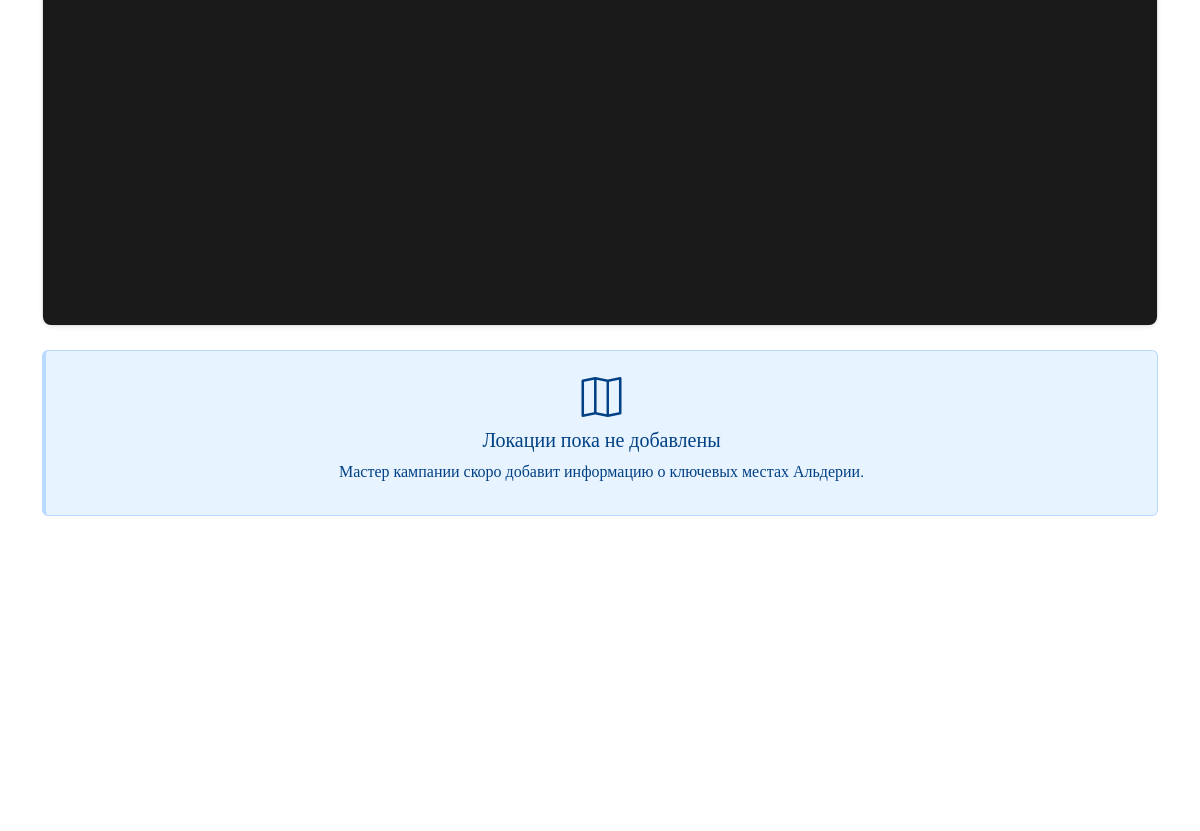
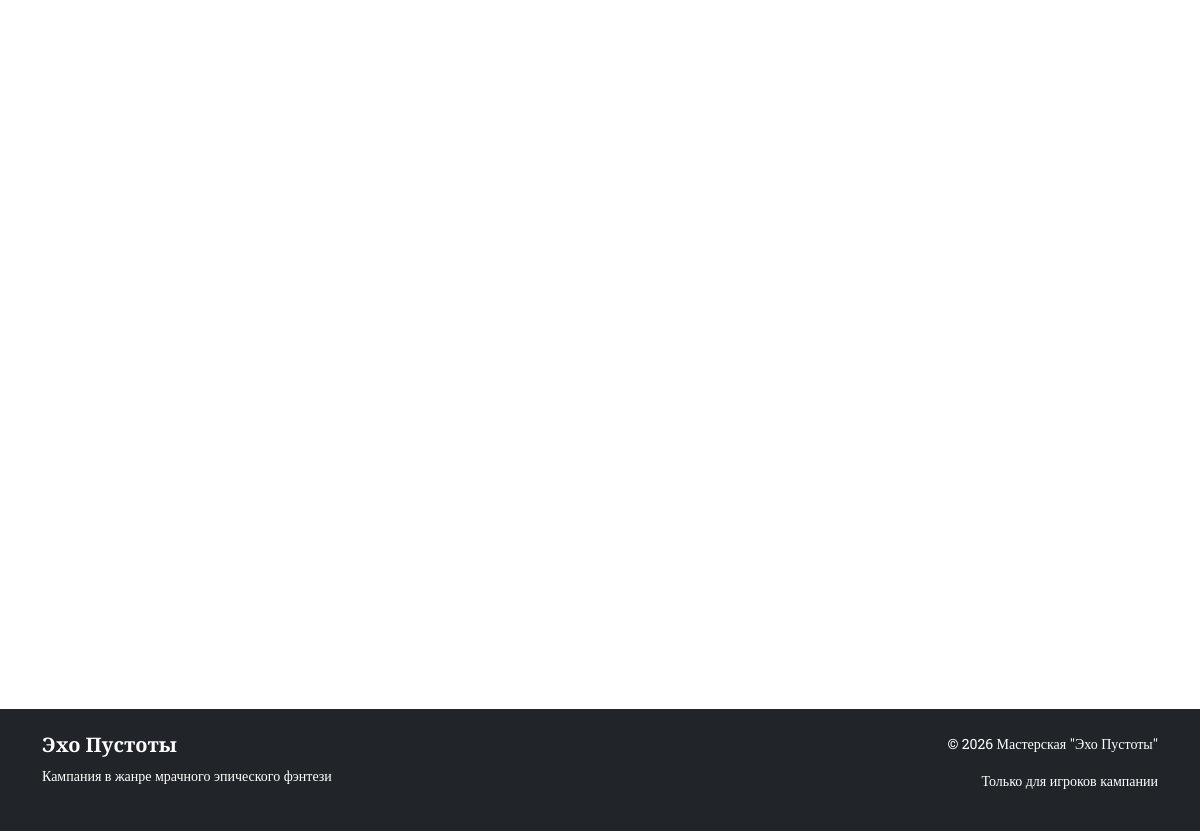
The page /locations (lower part) on the database as committed earlier (2 pictures, top to bottom).
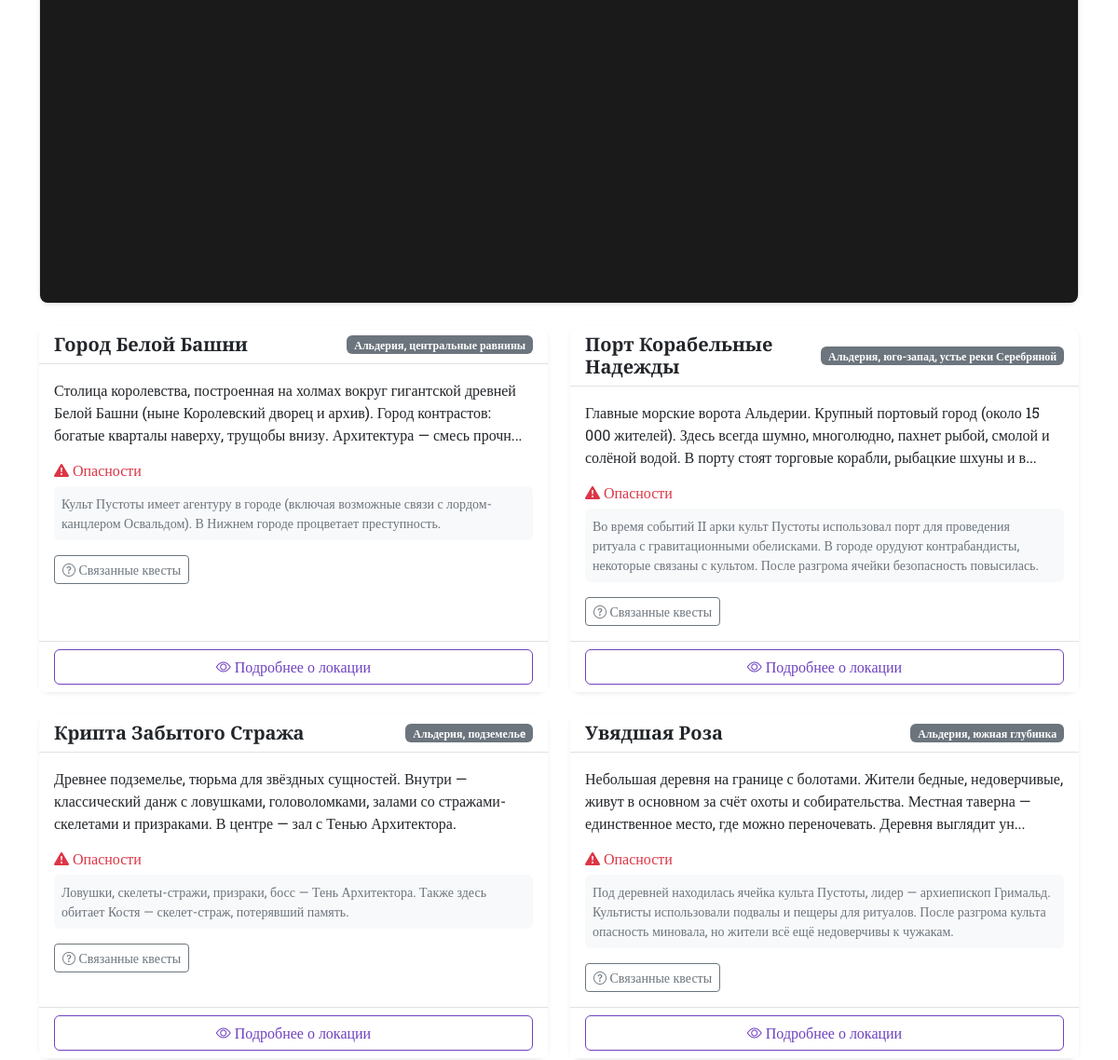
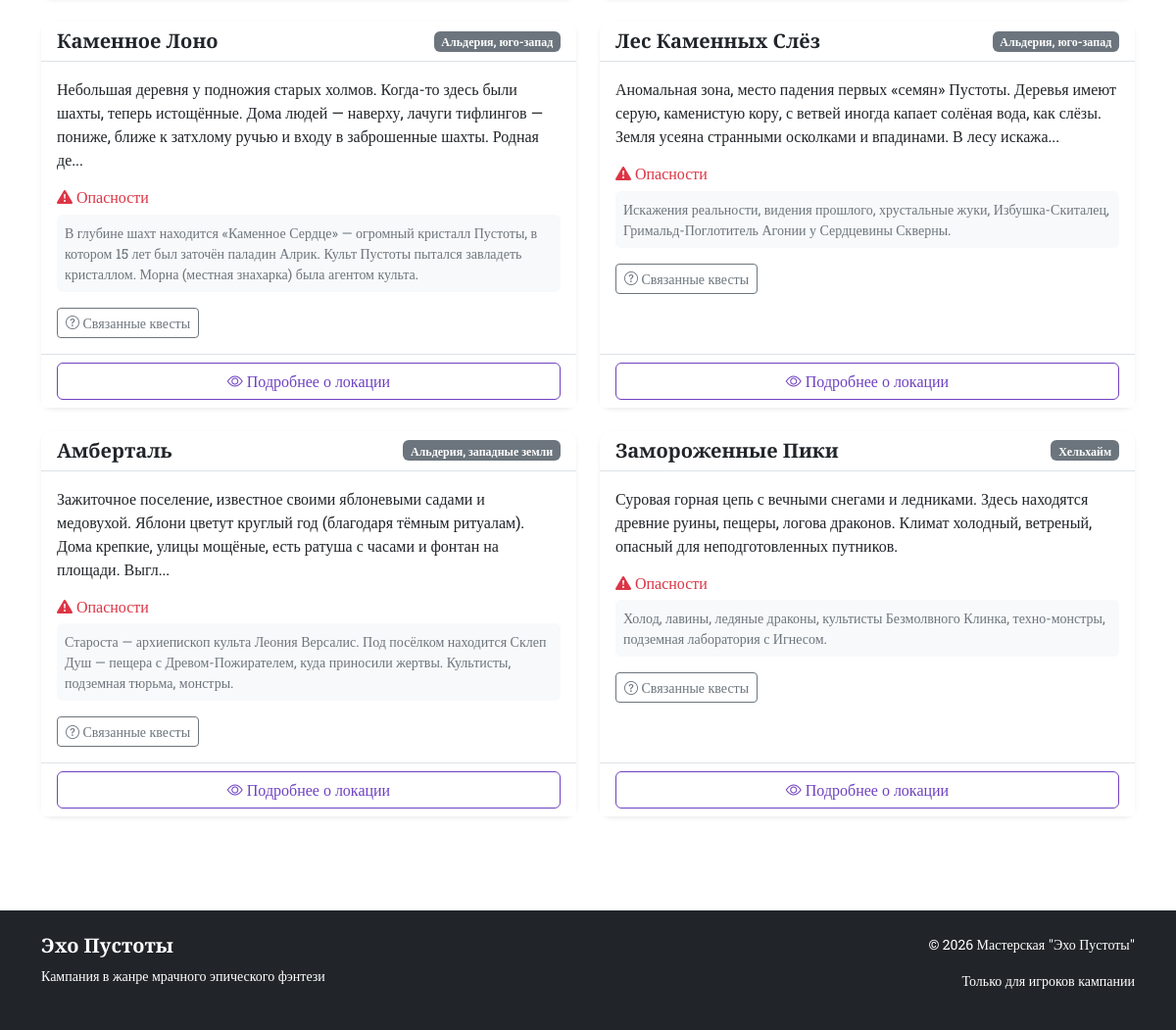
The same page on the database as committed later (2 pictures, top to bottom).
### app.py (models this page shows)
class Location(db.Model):
    __tablename__ = 'locations'
    id = db.Column(db.Integer, primary_key=True)
    name = db.Column(db.String(100), nullable=False)
    region = db.Column(db.String(100))
    description = db.Column(db.Text)
    dangers = db.Column(db.Text)
    quests = db.Column(db.Text)
    npc_ids = db.Column(db.String(200))
    map_x = db.Column(db.Integer, default=50)
    map_y = db.Column(db.Integer, default=50)

### app.py (the view)
@app.route('/locations')
def locations():
    locations = Location.query.all()
    return render_template('locations.html', locations=locations)

### templates/locations.html (shortened to what this page needs)
{% extends "base.html" %}
{% block content %}
<div class="card shadow-sm mb-4">
    <div class="card-body p-0">
        <div id="mapContainer" class="position-relative" style="height: 600px; background: #1a1a1a; border-radius: 8px; overflow: auto;">
            <div id="mapImageContainer" style="position: relative; width: 1750px; height: 1536px; margin: 0 auto;">
                <img src="{{ url_for('static', filename='images/map.jpg') }}"
                     style="width: 100%; height: 100%; object-fit: contain; display: block;"
                     alt="Карта Альдерии">
            </div>
        </div>
    </div>
</div>
<div class="row" id="locationsList">
    {% for loc in locations %}
    <div class="col-md-6 mb-4">
        <div class="card h-100 shadow-sm border-0">
            <div class="card-header bg-white border-bottom">
                <div class="d-flex justify-content-between align-items-center">
                    <h5 class="mb-0 cinzel text-dark">{{ loc.name }}</h5>
                    <span class="badge bg-secondary">{{ loc.region }}</span>
                </div>
            </div>
            <div class="card-body bg-white">
                <p class="text-dark">
                    {% if loc.description %}
                        {{ loc.description[:200] }}{% if loc.description|length > 200 %}...{% endif %}
                    {% else %}
                        Описание пока не добавлено
                    {% endif %}
                </p>
                <div class="mt-3">
                    <h6 class="text-danger mb-2"><i class="bi bi-exclamation-triangle-fill"></i> Опасности</h6>
                    <p class="small text-secondary bg-light p-2 rounded">
                        {% if loc.dangers %}
                            {{ loc.dangers }}
                        {% else %}
                            Информация уточняется
                        {% endif %}
                    </p>
                </div>
                {% if loc.quests %}
                <div class="mt-3">
                    <button class="btn btn-outline-secondary btn-sm" type="button"
                            data-bs-toggle="collapse"
                            data-bs-target="#questsCollapse{{ loc.id }}">
                        <i class="bi bi-question-circle"></i> Связанные квесты
                    </button>
                </div>
                {% endif %}
            </div>
            <div class="card-footer bg-white border-top">
                <button class="btn btn-outline-primary w-100 view-location-btn" data-location-id="{{ loc.id }}">
                    <i class="bi bi-eye"></i> Подробнее о локации
                </button>
            </div>
        </div>
    </div>
    {% endfor %}
</div>
{% if not locations %}
<div class="alert alert-info text-center">
    <i class="bi bi-map fs-1"></i>
    <h5>Локации пока не добавлены</h5>
    <p>Мастер кампании скоро добавит информацию о ключевых местах Альдерии.</p>
</div>
{% endif %}
{% endblock %}

Rows that differ between the two databases and show on the page:
added Location: name "Город Белой Башни", region "Альдерия, центральные равнины", description "Столица королевства, построенная на холмах вокруг гигантской древней Белой Башни (ныне Королевский дворец и архив). Город контрастов: богатые кварталы наверху, трущобы внизу. Архитектура — смесь прочн", dangers "Культ Пустоты имеет агентуру в городе (включая возможные связи с лордом-канцлером Освальдом). В Нижнем городе процветает преступность."
added Location: name "Порт Корабельные Надежды", region "Альдерия, юго-запад, устье реки Серебряной", description "Главные морские ворота Альдерии. Крупный портовый город (около 15 000 жителей). Здесь всегда шумно, многолюдно, пахнет рыбой, смолой и солёной водой. В порту стоят торговые корабли, рыбацкие шхуны и в", dangers "Во время событий II арки культ Пустоты использовал порт для проведения ритуала с гравитационными обелисками. В городе орудуют контрабандисты, некоторые связаны с культом. После разгрома ячейки безопасность повысилась."
added Location: name "Крипта Забытого Стража", region "Альдерия, подземельe", description "Древнее подземелье, тюрьма для звёздных сущностей. Внутри — классический данж с ловушками, головоломками, залами со стражами-скелетами и призраками. В центре — зал с Тенью Архитектора.", dangers "Ловушки, скелеты-стражи, призраки, босс — Тень Архитектора. Также здесь обитает Костя — скелет-страж, потерявший память."
added Location: name "Увядшая Роза", region "Альдерия, южная глубинка", description "Небольшая деревня на границе с болотами. Жители бедные, недоверчивые, живут в основном за счёт охоты и собирательства. Местная таверна — единственное место, где можно переночевать. Деревня выглядит ун", dangers "Под деревней находилась ячейка культа Пустоты, лидер — архиепископ Гримальд. Культисты использовали подвалы и пещеры для ритуалов. После разгрома культа опасность миновала, но жители всё ещё недоверчивы к чужакам."
added Location: name "Каменное Лоно", region "Альдерия, юго-запад", description "Небольшая деревня у подножия старых холмов. Когда-то здесь были шахты, теперь истощённые. Дома людей — наверху, лачуги тифлингов — пониже, ближе к затхлому ручью и входу в заброшенные шахты. Родная де", dangers "В глубине шахт находится «Каменное Сердце» — огромный кристалл Пустоты, в котором 15 лет был заточён паладин Алрик. Культ Пустоты пытался завладеть кристаллом. Морна (местная знахарка) была агентом культа."
added Location: name "Лес Каменных Слёз", region "Альдерия, юго-запад", description "Аномальная зона, место падения первых «семян» Пустоты. Деревья имеют серую, каменистую кору, с ветвей иногда капает солёная вода, как слёзы. Земля усеяна странными осколками и впадинами. В лесу искажа", dangers "Искажения реальности, видения прошлого, хрустальные жуки, Избушка-Скиталец, Гримальд-Поглотитель Агонии у Сердцевины Скверны."
added Location: name "Амберталь", region "Альдерия, западные земли", description "Зажиточное поселение, известное своими яблоневыми садами и медовухой. Яблони цветут круглый год (благодаря тёмным ритуалам). Дома крепкие, улицы мощёные, есть ратуша с часами и фонтан на площади. Выгл", dangers "Староста — архиепископ культа Леония Версалис. Под посёлком находится Склеп Душ — пещера с Древом-Пожирателем, куда приносили жертвы. Культисты, подземная тюрьма, монстры."
added Location: name "Замороженные Пики", region "Хельхайм", description "Суровая горная цепь с вечными снегами и ледниками. Здесь находятся древние руины, пещеры, логова драконов. Климат холодный, ветреный, опасный для неподготовленных путников.", dangers "Холод, лавины, ледяные драконы, культисты Безмолвного Клинка, техно-монстры, подземная лаборатория с Игнесом."
Other text that changed with them:
text no longer shown: "Локации пока не добавлены Мастер кампании скоро добавит информацию о ключевых местах Альдерии."
